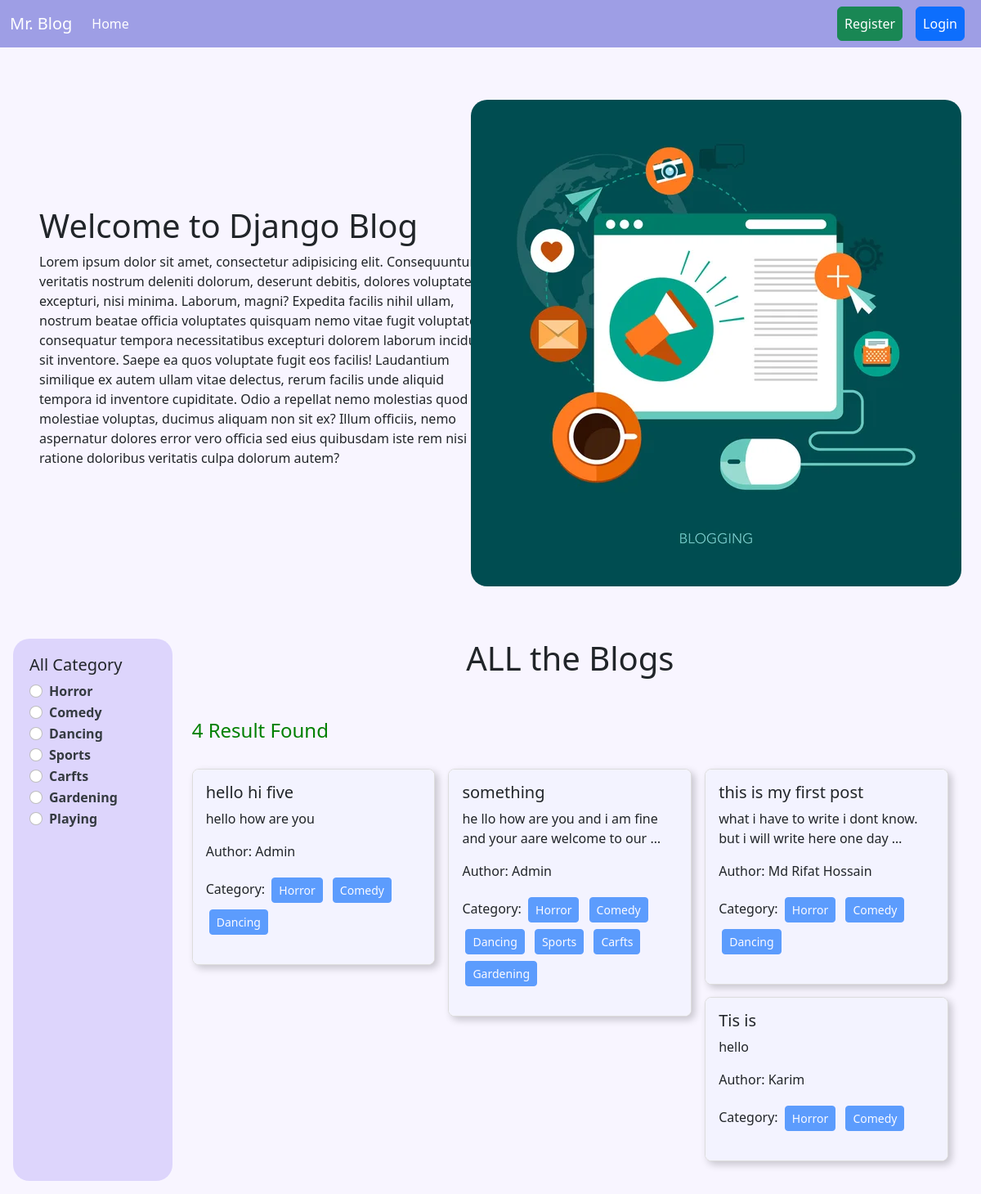
The page /category/horror/ on the database its author committed.
### categories/models.py (models this page shows, shortened)
class Category(models.Model):
    name = models.CharField(max_length=100)
    slug = models.SlugField(max_length=100, null=True, blank=True, unique=True)

### posts/models.py (models this page shows, shortened)
class Post(models.Model):
    title = models.CharField(max_length = 50)
    content = models.TextField()
    category = models.ManyToManyField(Category) # eta post er moddhe multiple category thakte pare, abar ekta category multiple post er moddhe thakte pare.
    author = models.ForeignKey(User, on_delete=models.CASCADE) #models.CASCADE er mane holo, jodi amra kono Author ke delete kore dei tahole tar sob details delete hoye jabe.

### Blog_Project/views.py (the view)
# urls.py: path('', views.home, name='home'),
def home(request, category_slug=None):
    data  = Post.objects.all()
    if category_slug is not None:
        category = Category.objects.get(slug=category_slug)
        data = Post.objects.filter(category=category)
    categories = Category.objects.all()
    return render(request, 'home.html', {'data': data, 'categories': categories})

### templates/home.html
{% extends 'base.html' %}
{% load static %}
{% load crispy_forms_tags %}
{% block content %}
<div class="d-flex justify-content-centerr flex-wrap align-items-center p-5 mt-3">
    <div class="col-6">
        <h1>Welcome to Django Blog</h1>
        <p>Lorem ipsum dolor sit amet, consectetur adipisicing elit. Consequuntur in veritatis nostrum deleniti dolorum, deserunt debitis, dolores voluptatem excepturi, nisi minima. Laborum, magni? Expedita facilis nihil ullam, nostrum beatae officia voluptates quisquam nemo vitae fugit voluptatem consequatur tempora necessitatibus excepturi dolorem laborum incidunt sit inventore. Saepe ea quos voluptate fugit eos facilis! Laudantium similique ex autem ullam vitae delectus, rerum facilis unde aliquid tempora id inventore cupiditate. Odio a repellat nemo molestias quod molestiae voluptas, ducimus aliquam non sit ex? Illum officiis, nemo aspernatur dolores error vero officia sed eius quibusdam iste rem nisi ratione doloribus veritatis culpa dolorum autem?
        </p>
    </div>
    <div class="col-6 d-flex justify-content-center">
        <img style="border-radius:20px;" src="{% static 'banner.jpg'%}"/>
    </div>
</div>
<div class="d-flex flex-wrap p-3">
    <div class="col-2 home-categories">
        <h5>All Category</h5>
        {% for category in categories %}
        <div class="form-check">
            <input class="form-check-input" type="radio" name="category" id="{{category.id}}" value="{{ category.id }}" onclick="redirectToUrl('{{ category.id }}', '{% url 'category_wise_post' category.slug %}')"
            {% if request.GET.category == category.id|stringformat:"s" %}checked{% endif %}>
            <label class="form-check-label" for="{{category.id}}" onclick="handleClick('{{ category.id }}', '{% url 'category_wise_post' category.slug %}')">
              <a class="category_ancor" href="{% url 'category_wise_post' category.slug %}?category={{ category.id }}"   onclick="event.preventDefault();">{{category.name}}</a>
            </label>
          </div>
        {% endfor %}
    </div>
    <div class="col-10">
        <h1 class="all-blog-h1">ALL the Blogs</h1>
        <div>
        {% if data|length == 0 %}
        <h4 class="mx-4" style="color:red">No Result Found</h4>
        {% else %}
        <h4 class="mx-4" style="color:green">{{data | length}} Result Found</h4>
        {% endif %}
        <div class="all_task pinterest-layout p-4">
            {% for post in data %}
                    <div class="card">
                        <div class="card-body">
                            <h5 class="card-title">{{post.title}}</h5>
                            <p class="card-text">{{post.content|truncatewords:15}}</p>
                            <p>Author: {{post.author.first_name}}</p>
                            <p>Category:
                            {% for cat in post.category.all %}
                                <button class="btn btn-primary btn-sm mx-1 my-1" disabled>{{cat.name}}</button>
                            {% endfor %}
                            </p>
                        </div>
                    </div>
            {% endfor %}
          </div>
        </div>
    </div>
</div>
{% endblock %}

### templates/base.html (style rules this page uses)
body { background-color:rgb(248, 245, 255); }
.all_task { column-width: 250px; padding: 50px; }
.card { margin: 0 0 15px; width: 100%; max-width: 400px; background: #fff; border: 1px solid #ddd; border-radius: 8px; box-shadow: 4px 4px 10px rgba(0, 0, 0, 0.2); overflow: auto; transition: transform 0.3s ease; }
.card-body { background-color:#f3f3ff; }
.category_ancor { color:rgb(52, 58, 64); text-decoration: none; margin-right: 10px; font-weight: bold; }
.home-categories { background-color: rgba(158, 139, 243, 0.3); padding: 20px; border-radius: 20px; }
.all-blog-h1 { text-align: center; margin-bottom: 50px; }

### rows shown on the page
Category: category "☐ Horror", name "Horror"
Category: category "☐ Comedy", name "Comedy"
Category: category "☐ Dancing", name "Dancing"
Category: category "☐ Sports", name "Sports"
Category: category "☐ Carfts", name "Carfts"
Category: category "☐ Gardening", name "Gardening"
Category: category "☐ Playing", name "Playing"
Post: title "hello hi five", content "hello how are you", author.first_name "Admin"
Post: title "something", content "he llo how are you and i am fine and your aare welcome to our …", author.first_name "Admin"
Post: title "this is my first post", content "what i have to write i dont know. but i will write here one day …", author.first_name "Md Rifat Hossain"
Post: title "Tis is", content "hello", author.first_name "Karim"

### other values the page prints
{{ data | length }} "4"
